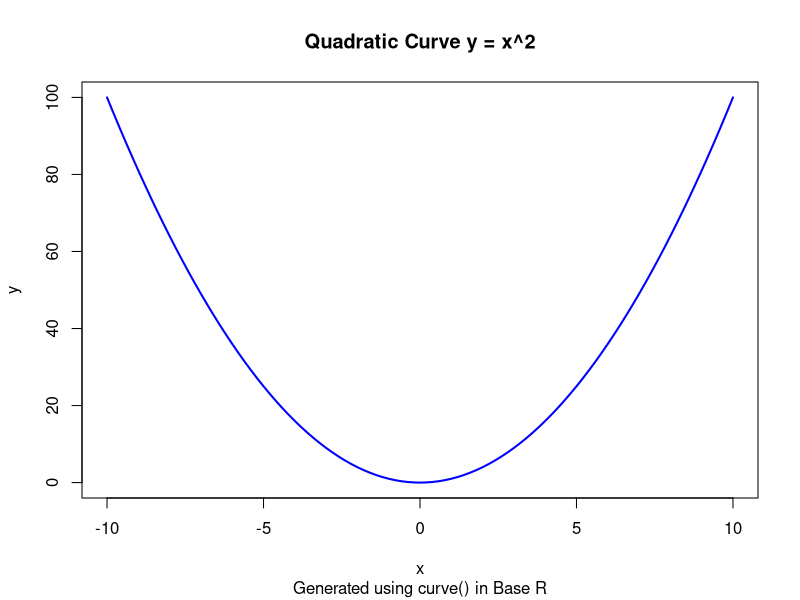

Write R code to recreate this figure.
# Step 1: Plot a simple quadratic curve y = x^2
curve(x^2,                       # Function to plot
  from   = -10,                  # Start of x range
  to     = 10,                   # End of x range
  col    = "blue",             # Line color
  lwd    = 2,                    # Line width
  xlab   = "x",                  # X-axis label
  ylab   = "y",            # Y-axis label
  main   = "Quadratic Curve y = x^2", # Plot title
  sub    = "Generated using curve() in Base R" # Subtitle
)